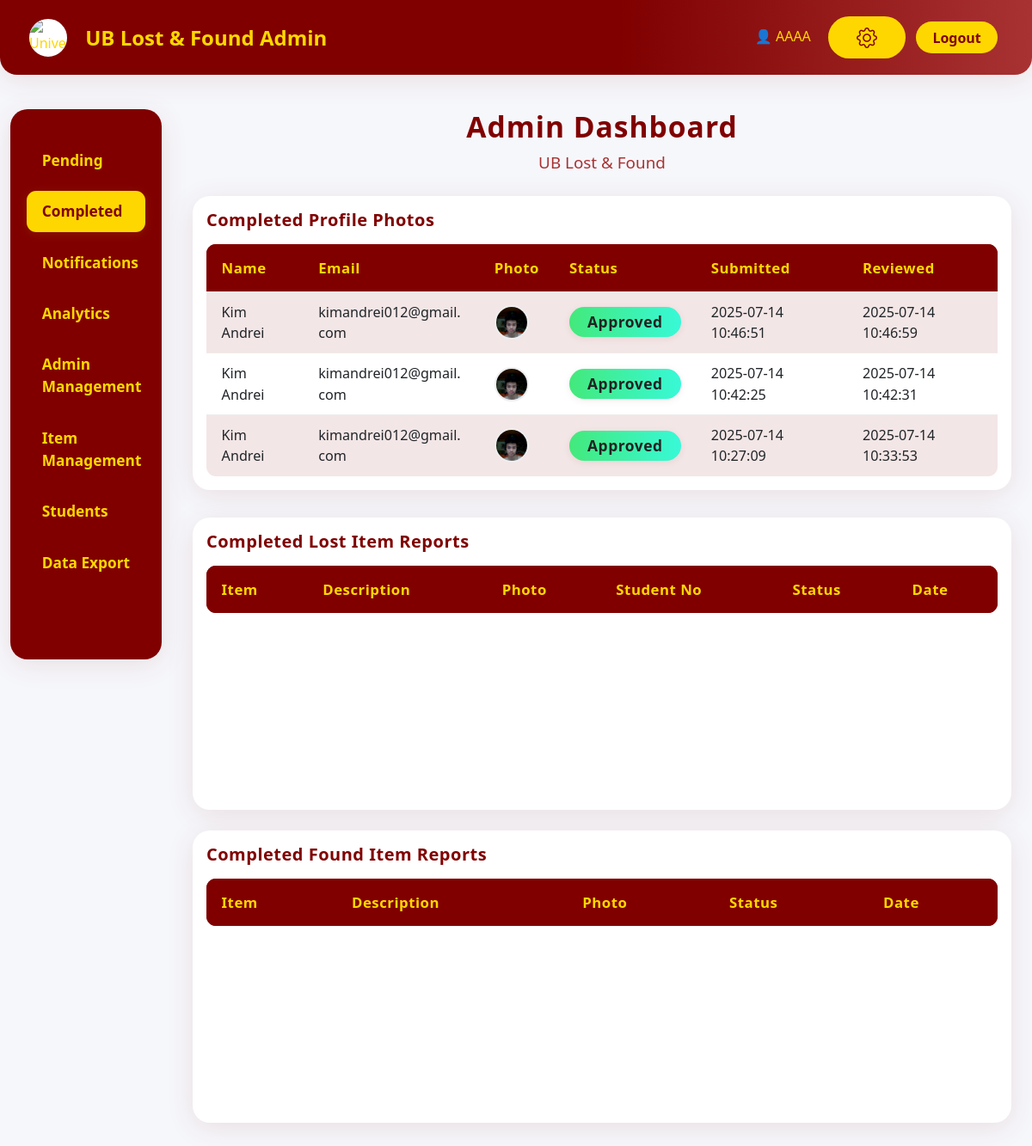
Screenshot of /htdocs/public/admin_dashboard.php?section=completed (signed in) with the database file from the repository.
### tables this page shows
CREATE TABLE `profile_photo_history` (
  `PhotoID` int NOT NULL AUTO_INCREMENT,
  `StudentNo` varchar(20) NOT NULL,
  `PhotoURL` varchar(255) NOT NULL,
  `Status` tinyint(1) NOT NULL,
  `SubmittedAt` timestamp NULL DEFAULT CURRENT_TIMESTAMP,
  `ReviewedAt` timestamp NULL DEFAULT NULL,
  `ReviewedBy` int DEFAULT NULL,
  PRIMARY KEY (`PhotoID`),
  KEY `StudentNo` (`StudentNo`),
  KEY `ReviewedBy` (`ReviewedBy`),
  CONSTRAINT `profile_photo_history_ibfk_1` FOREIGN KEY (`StudentNo`) REFERENCES `student` (`StudentNo`) ON DELETE CASCADE,
  CONSTRAINT `profile_photo_history_ibfk_2` FOREIGN KEY (`ReviewedBy`) REFERENCES `admin` (`AdminID`) ON DELETE SET NULL
);

CREATE TABLE `student` (
  `StudentID` int NOT NULL AUTO_INCREMENT,
  `StudentNo` varchar(20) NOT NULL,
  `PasswordHash` varchar(255) NOT NULL,
  `StudentName` varchar(100) NOT NULL,
  `Email` varchar(100) NOT NULL,
  `PhoneNo` varchar(20) DEFAULT NULL,
  `Course` varchar(100) DEFAULT NULL,
  `YearLevel` varchar(20) DEFAULT NULL,
  `ProfilePhoto` varchar(255) DEFAULT NULL,
  `CreatedAt` timestamp NULL DEFAULT CURRENT_TIMESTAMP,
  `UpdatedAt` timestamp NULL DEFAULT CURRENT_TIMESTAMP ON UPDATE CURRENT_TIMESTAMP,
  `Bio` text,
  `PhotoConfirmed` tinyint(1) DEFAULT '0',
  PRIMARY KEY (`StudentID`),
  UNIQUE KEY `StudentNo` (`StudentNo`),
  UNIQUE KEY `Email` (`Email`),
  KEY `idx_student_studentno` (`StudentNo`),
  KEY `idx_student_email` (`Email`)
);

### htdocs/public/admin_dashboard.php (the view, shortened to what the rows shown need)
<?php
require_once __DIR__ . '/../classes/Admin.php';
require_once __DIR__ . '/../includes/ImageHelper.php';
require_once __DIR__ . '/../includes/Database.php';
$db = new Database();
$conn = $db->getConnection();
$admin = new Admin();
$stats = ['pendingPhotoApprovals' => 0, 'pendingLostApprovals' => 0, 'pendingFoundApprovals' => 0];
try {
    if ($conn) {
        $stats = $admin->getDashboardStats() ?? $stats;
    }
} catch (Exception $e) {
}
$pendingApprovals = ['lostItems' => [], 'foundItems' => []];
try {
    if ($conn) {
        $pendingApprovals = $admin->getPendingApprovals() ?? $pendingApprovals;
    }
} catch (Exception $e) {
}
$section = $_GET['section'] ?? 'pending';
?>
<!DOCTYPE html>
<html lang="en">
<head>
  <link href="https://cdn.jsdelivr.net/npm/bootstrap@5.3.0/dist/css/bootstrap.min.css" rel="stylesheet">
  <?php
  $ubCssFile = file_exists(__DIR__ . '/../assets/UB.css') ? 'UB.css' : 'ub.css';
  ?>
  <link href="css.php?file=<?php echo urlencode($ubCssFile); ?>" rel="stylesheet">
  <link href="css.php?file=admin_dashboard.css" rel="stylesheet">
  <link href="css.php?file=notifications.css" rel="stylesheet">
  <link href="https://cdn.jsdelivr.net/npm/bootstrap-icons@1.10.5/font/bootstrap-icons.css" rel="stylesheet">
</head>
<body>
<div class="container-fluid">
  <div class="row g-4">
    <div class="col-md-10">
      <div class="admin-header text-center mb-4">
        <h1 class="fw-bold">Admin Dashboard</h1>
      </div>
      <?php if ($section === 'pending'): ?>
        <div class="container mb-5">
          <div class="row g-4 mb-4">
            <div class="col-md-4">
              <div class="admin-card p-4 admin-stat">
                <h5 class="mb-1">Pending Profile Photos</h5>
                <div class="display-6 fw-bold"><?php echo $stats['pendingPhotoApprovals'] ?? 0; ?></div>
              </div>
            </div>
            <div class="col-md-4">
              <div class="admin-card p-4 admin-stat">
                <h5 class="mb-1">Pending Lost Reports</h5>
                <div class="display-6 fw-bold"><?php echo $stats['pendingLostApprovals'] ?? 0; ?></div>
              </div>
            </div>
            <div class="col-md-4">
              <div class="admin-card p-4 admin-stat">
                <h5 class="mb-1">Pending Found Reports</h5>
                <div class="display-6 fw-bold"><?php echo $stats['pendingFoundApprovals'] ?? 0; ?></div>
              </div>
            </div>
          </div>
          <div class="completed-section-cards">
            <div class="admin-card pending-section p-3 mb-4">
              <h5 class="mb-3">Profile Photo Confirmations</h5>
              <table class="table admin-table pending-table table-sm align-middle">
                <thead><tr><th>Name</th><th>Email</th><th>Photo</th><th>Submitted</th><th>Action</th></tr></thead>
                <tbody>
                <?php foreach ($admin->getPendingPhotoSubmissions() as $row): ?>
                  <tr>
                    <td><?php echo htmlspecialchars($row['StudentName'] ?? ''); ?></td>
                    <td><?php echo htmlspecialchars($row['Email'] ?? ''); ?></td>
                    <td><?php if (!empty($row['PhotoURL'])): ?><img src="../<?php echo encodeImageUrl($row['PhotoURL']); ?>" alt="Photo" style="width:40px;height:40px;border-radius:50%;object-fit:cover;border:2px solid #800000;" onerror="<?php echo getImageErrorHandler(); ?>"><?php else: ?><i class="bi bi-person-circle" style="font-size:2rem;color:#FFD700;"></i><?php endif; ?></td>
                    <td><?php echo htmlspecialchars($row['SubmittedAt'] ?? ''); ?></td>
                    <td class="d-flex gap-2">
                      <form method="POST" action="admin_action.php">
                        <input type="hidden" name="type" value="photo">
                        <input type="hidden" name="action" value="approve">
                        <input type="hidden" name="id" value="<?php echo htmlspecialchars($row['PhotoID']); ?>">
                        <button class="btn btn-success btn-sm btn-admin-approve" type="submit"><i class="bi bi-check-circle"></i> Approve</button>
                      </form>
                      <form method="POST" action="admin_action.php">
                        <input type="hidden" name="type" value="photo">
                        <input type="hidden" name="action" value="reject">
                        <input type="hidden" name="id" value="<?php echo htmlspecialchars($row['PhotoID']); ?>">
                        <button class="btn btn-danger btn-sm btn-admin-reject" type="submit"><i class="bi bi-x-circle"></i> Reject</button>
                      </form>
                    </td>
                  </tr>
                <?php endforeach; ?>
                <?php if (count($admin->getPendingPhotoSubmissions()) === 0): ?>
                  <tr><td colspan="5" class="text-center text-muted">No pending profile photo submissions.</td></tr>
                <?php endif; ?>
                </tbody>
              </table>
            </div>
            <div class="admin-card pending-section p-3 mb-4">
              <h5 class="mb-3">Lost Item Reports</h5>
              <table class="table admin-table pending-table table-sm">
                <thead><tr><th>Item</th><th>Description</th><th>Photo</th><th>Student No</th><th>Action</th></tr></thead>
                <tbody>
                <?php foreach ($pendingApprovals['lostItems'] as $row): ?>
                  <tr>
                    <td><?php echo htmlspecialchars($row['ItemName'] ?? ''); ?></td>
                    <td><?php echo htmlspecialchars($row['Description'] ?? ''); ?></td>
                    <td><?php if (!empty($row['PhotoURL'])): ?><img src="../<?php echo encodeImageUrl($row['PhotoURL']); ?>" alt="Photo" style="width:40px;height:40px;object-fit:cover;" onerror="<?php echo getImageErrorHandler(); ?>"><?php endif; ?></td>
                    <td><?php echo htmlspecialchars($row['StudentNo'] ?? ''); ?></td>
                    <td>
                      <form method="POST" action="admin_action.php" style="display:inline">
                        <input type="hidden" name="type" value="lost">
                        <input type="hidden" name="action" value="approve">
                        <input type="hidden" name="id" value="<?php echo htmlspecialchars($row['ReportID'] ?? ''); ?>">
                        <button class="btn btn-admin-approve btn-sm" type="submit">Approve</button>
                      </form>
                      <form method="POST" action="admin_action.php" style="display:inline">
                        <input type="hidden" name="type" value="lost">
                        <input type="hidden" name="action" value="reject">
                        <input type="hidden" name="id" value="<?php echo htmlspecialchars($row['ReportID'] ?? ''); ?>">
                        <button class="btn btn-admin-reject btn-sm" type="submit">Reject</button>
                      </form>
                    </td>
                  </tr>
                <?php endforeach; ?>
                </tbody>
              </table>
            </div>
            <div class="admin-card pending-section p-3">
              <h5 class="mb-3">Found Item Reports</h5>
              <table class="table admin-table pending-table table-sm">
                <thead><tr><th>Item</th><th>Description</th><th>Photo</th><th>Action</th></tr></thead>
                <tbody>
                <?php foreach ($pendingApprovals['foundItems'] as $row): ?>
                  <tr>
                    <td><?php echo htmlspecialchars($row['ItemName'] ?? ''); ?></td>
                    <td><?php echo htmlspecialchars($row['Description'] ?? ''); ?></td>
                    <td><?php if (!empty($row['PhotoURL'])): ?><img src="../<?php echo encodeImageUrl($row['PhotoURL']); ?>" alt="Photo" style="width:40px;height:40px;object-fit:cover;" onerror="<?php echo getImageErrorHandler(); ?>"><?php endif; ?></td>
                    <td>
                      <form method="POST" action="admin_action.php" style="display:inline">
                        <input type="hidden" name="type" value="found">
                        <input type="hidden" name="action" value="approve">
                        <input type="hidden" name="id" value="<?php echo htmlspecialchars($row['ItemID'] ?? ''); ?>">
                        <button class="btn btn-admin-approve btn-sm" type="submit">Approve</button>
                      </form>
                      <form method="POST" action="admin_action.php" style="display:inline">
                        <input type="hidden" name="type" value="found">
                        <input type="hidden" name="action" value="reject">
                        <input type="hidden" name="id" value="<?php echo htmlspecialchars($row['ItemID'] ?? ''); ?>">
                        <button class="btn btn-admin-reject btn-sm" type="submit">Reject</button>
                      </form>
                    </td>
                  </tr>
                <?php endforeach; ?>
                </tbody>
              </table>
            </div>
          </div>
        </div>
      <?php elseif ($section === 'completed'): ?>
        <div class="container mb-5">
          <div class="completed-section-cards">
            <div class="admin-card p-3">
              <table class="table admin-table table-sm">
                <thead><tr><th>Name</th><th>Email</th><th>Photo</th><th>Status</th><th>Submitted</th><th>Reviewed</th></tr></thead>
                <tbody>
                <?php foreach ($admin->getCompletedPhotoSubmissions() as $row): ?>
                  <tr>
                    <td><?php echo htmlspecialchars($row['StudentName'] ?? ''); ?></td>
                    <td><?php echo htmlspecialchars($row['Email'] ?? ''); ?></td>
                    <td><?php if (!empty($row['PhotoURL'])): ?><img src="../<?php echo encodeImageUrl($row['PhotoURL']); ?>" alt="Photo" style="width:40px;height:40px;border-radius:50%;object-fit:cover;" onerror="<?php echo getImageErrorHandler(); ?>"><?php endif; ?></td>
                    <td>
                      <?php if (($row['Status'] ?? null) == 1): ?>
                        <span class="badge bg-success badge-status">Approved</span>
                      <?php elseif (($row['Status'] ?? null) == -1): ?>
                        <span class="badge bg-danger badge-status">Rejected</span>
                      <?php else: ?>
                        <span class="badge bg-secondary badge-status">Unknown</span>
                      <?php endif; ?>
                    </td>
                    <td><?php echo htmlspecialchars($row['SubmittedAt'] ?? ''); ?></td>
                    <td><?php echo htmlspecialchars($row['ReviewedAt'] ?? ''); ?></td>
                  </tr>
                <?php endforeach; ?>
                </tbody>
              </table>
            </div>
            <div class="admin-card p-3 mb-4">
              <table class="table admin-table table-sm">
                <thead><tr><th>Item</th><th>Description</th><th>Photo</th><th>Student No</th><th>Status</th><th>Date</th></tr></thead>
              </table>
            </div>
          </div>
          <div class="admin-card p-3">
            <table class="table admin-table table-sm">
              <thead><tr><th>Item</th><th>Description</th><th>Photo</th><th>Status</th><th>Date</th></tr></thead>
            </table>
          </div>
        </div>
      <?php endif; ?>
    </div>
  </div>
</div>
</body>
</html>

### rows the page displays
profile_photo_history: student.StudentName "Kim Andrei", student.Email "kimandrei012@gmail.com", PhotoURL (picture), Status "Approved", SubmittedAt "2025-07-14 10:46:51", ReviewedAt "2025-07-14 10:46:59"
profile_photo_history: student.StudentName "Kim Andrei", student.Email "kimandrei012@gmail.com", PhotoURL (picture), Status "Approved", SubmittedAt "2025-07-14 10:42:25", ReviewedAt "2025-07-14 10:42:31"
profile_photo_history: student.StudentName "Kim Andrei", student.Email "kimandrei012@gmail.com", PhotoURL (picture), Status "Approved", SubmittedAt "2025-07-14 10:27:09", ReviewedAt "2025-07-14 10:33:53"

### other values shown
$_SESSION['admin']['AdminName'] "AAAA"
